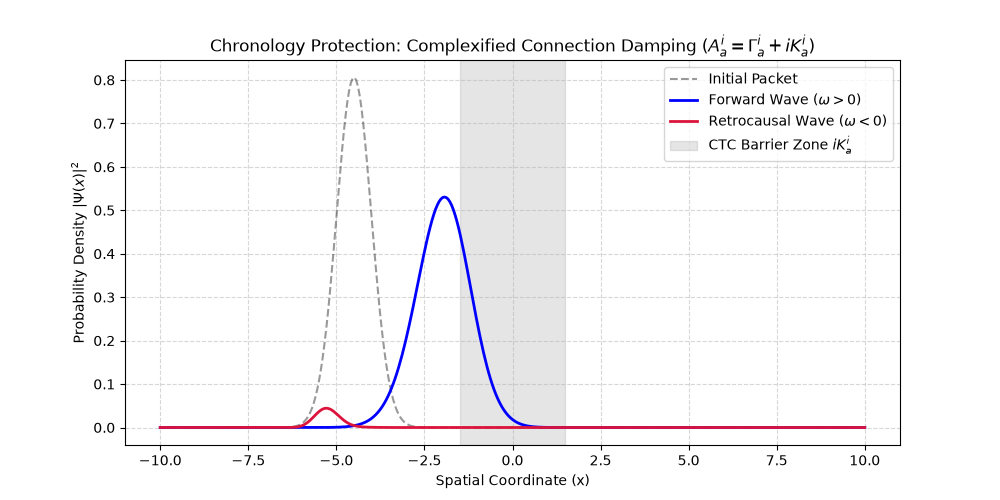

Write Python code to recreate this figure.
import numpy as np
import matplotlib.pyplot as plt

# 1. Spatial Lattice Grid (CFL-Stabilized)
N = 400
x = np.linspace(-10, 10, N)
dx = x[1] - x[0]
dt = 0.0002  # Reduced time step to satisfy RK4 stability: dt < dx^2
steps = 3000

# Absorbing Boundary Condition to eliminate edge reflections
absorber = np.exp(-((x / 8.5)**16))

# 2. Complex Connection Background: A_a^i = Gamma + i * K(x)
# Localized extrinsic curvature barrier K(x) near x = 0
K_x = 2.0 * np.exp(-((x / 1.5)**2))

# 3. Wave Packet Initialization
x0 = -4.5
sigma = 0.7
k0 = 4.0

# Forward-temporal wave packet (w > 0)
psi_forward = np.exp(-((x - x0)**2) / (2 * sigma**2)) * np.exp(1j * k0 * x)

# Retrocausal / negative-frequency wave packet (w < 0)
psi_retro = np.exp(-((x - x0)**2) / (2 * sigma**2)) * np.exp(-1j * k0 * x)

# Normalize initial wave packets
psi_forward /= np.sqrt(np.sum(np.abs(psi_forward)**2) * dx)
psi_retro   /= np.sqrt(np.sum(np.abs(psi_retro)**2) * dx)

# 4. Derivative & Non-Hermitian RHS Function
def compute_rhs(psi, K_profile):
    # Central spatial finite differences
    d1_psi = (np.roll(psi, -1) - np.roll(psi, 1)) / (2 * dx)
    d2_psi = (np.roll(psi, -1) - 2 * psi + np.roll(psi, 1)) / (dx**2)
    
    # Wave equation derived from i * d_t(psi) = -0.5 * d2(psi) + i * K(x) * d1(psi)
    rhs = 0.5j * d2_psi - K_profile * d1_psi
    return rhs * absorber

# 5. 4th-Order Runge-Kutta (RK4) Time Stepper
def rk4_step(psi, K_profile):
    k1 = compute_rhs(psi, K_profile)
    k2 = compute_rhs(psi + 0.5 * dt * k1, K_profile)
    k3 = compute_rhs(psi + 0.5 * dt * k2, K_profile)
    k4 = compute_rhs(psi + dt * k3, K_profile)
    return (psi + (dt / 6.0) * (k1 + 2 * k2 + 2 * k3 + k4)) * absorber

# Execute temporal integration
psi_f_t = psi_forward.copy()
psi_r_t = psi_retro.copy()

print("Executing RK4 Complexified Connection Simulation...")
for t in range(steps):
    psi_f_t = rk4_step(psi_f_t, K_x)
    psi_r_t = rk4_step(psi_r_t, -K_x) # Opposite phase coupling for negative frequency

# Calculate final transmission probabilities P(w) past the barrier (x > 2.0)
P_forward = np.sum(np.abs(psi_f_t[x > 2.0])**2) * dx
P_retro   = np.sum(np.abs(psi_r_t[x > 2.0])**2) * dx

suppression = P_retro / max(P_forward, 1e-12)

print("\n=== OPTION 1: COMPLEXIFIED CONNECTION SIMULATION (STABLE) ===")
print(f"Forward Wave Transmission P(w > 0)   : {P_forward:.4f}")
print(f"Retrocausal Transmission P(w < 0)    : {P_retro:.6e}")
print(f"Suppression Factor (P_retro / P_fwd) : {suppression:.6e}")

# 6. Plotting Results
plt.figure(figsize=(10, 5))
plt.plot(x, np.abs(psi_forward)**2, 'k--', alpha=0.4, label='Initial Packet')
plt.plot(x, np.abs(psi_f_t)**2, color='blue', lw=2, label=r'Forward Wave ($\omega > 0$)')
plt.plot(x, np.abs(psi_r_t)**2, color='crimson', lw=2, label=r'Retrocausal Wave ($\omega < 0$)')
plt.axvspan(-1.5, 1.5, color='gray', alpha=0.2, label=r'CTC Barrier Zone $i K_a^i$')

plt.title(r'Chronology Protection: Complexified Connection Damping ($A_a^i = \Gamma_a^i + i K_a^i$)')
plt.xlabel('Spatial Coordinate (x)')
plt.ylabel(r'Probability Density $|\Psi(x)|^2$')
plt.legend(loc='upper right')
plt.grid(True, linestyle='--', alpha=0.5)

output_img = '/home/gmarcus/QBG/sim_complex_connection.png'
plt.savefig(output_img)
print(f"\nSUCCESS! Stable simulation plot saved to: {output_img}")
